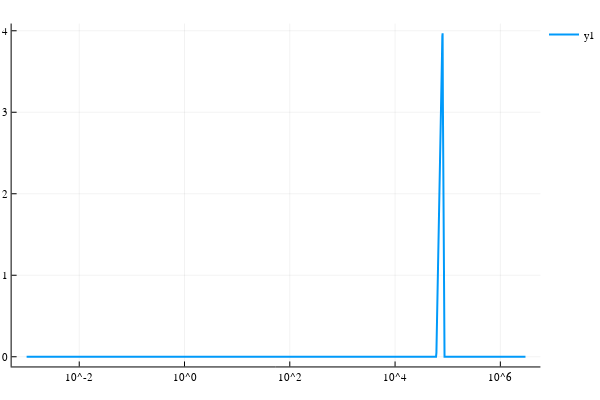

Source (notebook cell):
### Markdown cell above
## ac[e] vs ξ

### Code cell
wpdata = Chemostat.v1.FBA.s.(fbaress,Wid,Wtid);
wp = plot((ξrange,wpdata), xaxis = :log, lw = 2)

### Figure 1 — Plotly figure (JSON) as saved in the notebook; plotly's stock layout.template omitted (floating-point values rounded to 4 significant figures; data arrays with more than 128 entries replaced by an {"elided": "..."} marker saying what was removed)
{"data": [{"colorbar": {"title": ""}, "hoverinfo": "text", "legendgroup": "y1", "line": {"color": "rgba(0, 154, 250, 1.000)", "dash": "solid", "shape": "linear", "width": 2}, "mode": "lines", "name": "y1", "showlegend": true, "text": {"elided": "750 null values"}, "type": "scatter", "x": {"elided": "750 float values"}, "xaxis": "x1", "y": {"elided": "750 float values"}, "yaxis": "y1"}], "layout": {"annotations": [], "height": 400, "legend": {"bgcolor": "rgba(255, 255, 255, 1.000)", "bordercolor": "rgba(0, 0, 0, 1.000)", "font": {"color": "rgba(0, 0, 0, 1.000)", "family": "sans-serif", "size": 11}, "tracegroupgap": 0, "x": 1, "y": 1}, "margin": {"b": 20, "l": 0, "r": 0, "t": 20}, "paper_bgcolor": "rgba(255, 255, 255, 1.000)", "plot_bgcolor": "rgba(255, 255, 255, 1.000)", "showlegend": true, "width": 600, "xaxis": {"anchor": "y1", "domain": [0.02138, 0.9934], "gridcolor": "rgba(0, 0, 0, 0.100)", "gridwidth": 0.5, "linecolor": "rgba(0, 0, 0, 1.000)", "mirror": false, "range": [-3.284, 6.761], "showgrid": true, "showline": true, "showticklabels": true, "tickangle": 0, "tickcolor": "rgb(0, 0, 0)", "tickfont": {"color": "rgba(0, 0, 0, 1.000)", "family": "sans-serif", "size": 11}, "tickmode": "array", "ticks": "inside", "ticktext": ["10^-2", "10^0", "10^2", "10^4", "10^6"], "tickvals": [0.01, 1, 100, 10000, 1000000], "title": "", "titlefont": {"color": "rgba(0, 0, 0, 1.000)", "family": "sans-serif", "size": 15}, "type": "log", "visible": true, "zeroline": false, "zerolinecolor": "rgba(0, 0, 0, 1.000)"}, "yaxis": {"anchor": "x1", "domain": [0.03762, 0.9902], "gridcolor": "rgba(0, 0, 0, 0.100)", "gridwidth": 0.5, "linecolor": "rgba(0, 0, 0, 1.000)", "mirror": false, "range": [-0.1191, 4.089], "showgrid": true, "showline": true, "showticklabels": true, "tickangle": 0, "tickcolor": "rgb(0, 0, 0)", "tickfont": {"color": "rgba(0, 0, 0, 1.000)", "family": "sans-serif", "size": 11}, "tickmode": "array", "ticks": "inside", "ticktext": ["0", "1", "2", "3", "4"], "tickvals": [0, 1, 2, 3, 4], "title": "", "titlefont": {"color": "rgba(0, 0, 0, 1.000)", "family": "sans-serif", "size": 15}, "type": "-", "visible": true, "zeroline": false, "zerolinecolor": "rgba(0, 0, 0, 1.000)"}}}
